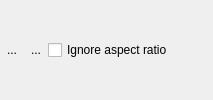
        <widget class="QWidget" name="widget" native="true">
         <property name="sizePolicy">
          <sizepolicy hsizetype="Preferred" vsizetype="Fixed">
           <horstretch>0</horstretch>
           <verstretch>0</verstretch>
          </sizepolicy>
         </property>
         <layout class="QHBoxLayout" name="horizontalLayout_2">
          <property name="spacing">
           <number>0</number>
          </property>
          <property name="leftMargin">
           <number>0</number>
          </property>
          <property name="topMargin">
           <number>0</number>
          </property>
          <property name="rightMargin">
           <number>0</number>
          </property>
          <property name="bottomMargin">
           <number>0</number>
          </property>
          <item>
           <widget class="QToolButton" name="btnLoadImage">
            <property name="text">
             <string>...</string>
            </property>
            <property name="icon">
             <iconset resource="images.qrc">
              <normaloff>:/new/prefix1/images/open.png</normaloff>:/new/prefix1/images/open.png</iconset>
            </property>
            <property name="autoRaise">
             <bool>true</bool>
            </property>
           </widget>
          </item>
          <item>
           <widget class="QToolButton" name="btnSaveImage">
            <property name="toolTip">
             <string>Save As</string>
            </property>
            <property name="text">
             <string>...</string>
            </property>
            <property name="icon">
             <iconset resource="images.qrc">
              <normaloff>:/new/prefix1/images/saveAll.png</normaloff>:/new/prefix1/images/saveAll.png</iconset>
            </property>
            <property name="autoRaise">
             <bool>true</bool>
            </property>
           </widget>
          </item>
          <item>
           <widget class="QCheckBox" name="chkIgnoreAspectRatio">
            <property name="text">
             <string>Ignore aspect ratio</string>
            </property>
           </widget>
          </item>
          <item>
           <spacer name="horizontalSpacer_2">
            <property name="orientation">
             <enum>Qt::Horizontal</enum>
            </property>
            <property name="sizeHint" stdset="0">
             <size>
              <width>40</width>
              <height>20</height>
             </size>
            </property>
           </spacer>
          </item>
         </layout>
        </widget>
